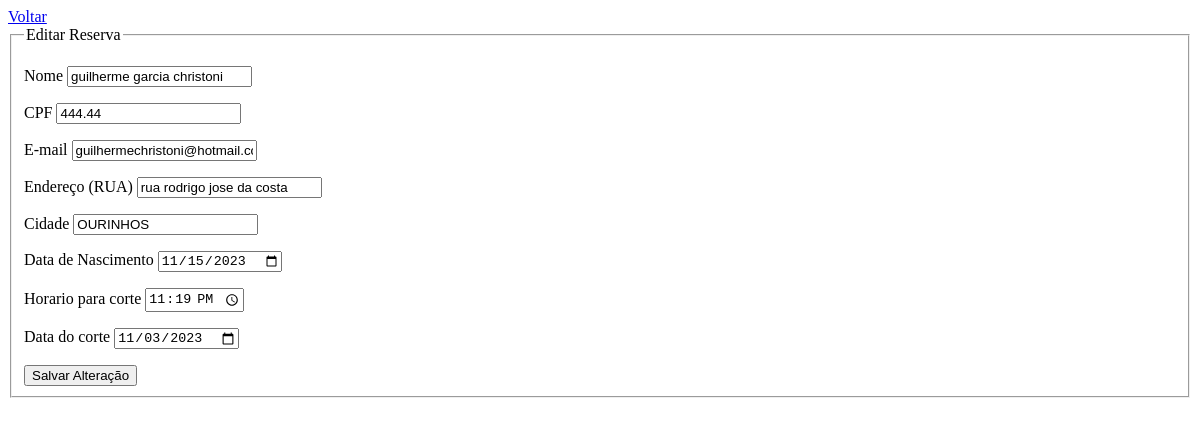
/Desafio_RemSoft/edit.php?id=6, run on an earlier commit of the app's database.
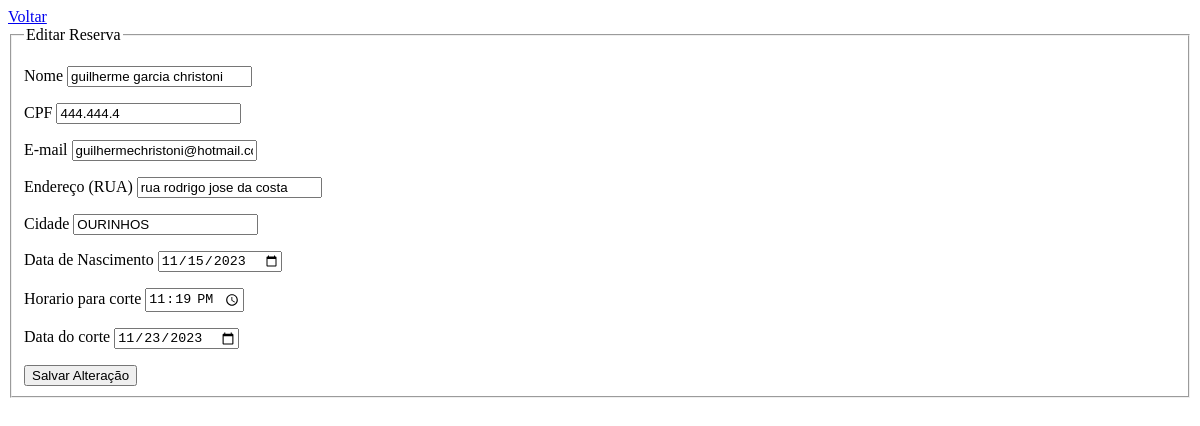
And on a later commit of the database.
### tables this page shows
CREATE TABLE `table_reserva` (
  `id_reserva` int(11) NOT NULL,
  `cpf` varchar(255) NOT NULL,
  `horario` time NOT NULL,
  `data` date NOT NULL,
  `ativo` tinyint(1) DEFAULT 1
);

CREATE TABLE `table_clientes` (
  `id` int(11) NOT NULL,
  `cpf` varchar(255) NOT NULL,
  `email` varchar(255) NOT NULL,
  `endereco_rua` varchar(255) NOT NULL,
  `cidade` varchar(200) NOT NULL,
  `data_nasc` date NOT NULL,
  `nome` varchar(255) NOT NULL,
  `ativo` tinyint(1) DEFAULT 1
);

### Desafio_RemSoft/edit.php (the view, shortened to what this page needs)
<?php
include_once('config.php');
if (!empty($_GET['id'])) {
    $id = $_GET['id'];
    $sqlSelect = "SELECT * FROM table_reserva res
    LEFT JOIN table_clientes AS cli ON cli.cpf=res.cpf WHERE id_reserva=$id";
    $result = $mysqli->query($sqlSelect);
    if ($result->num_rows > 0) {
        while ($user_data = mysqli_fetch_assoc($result)) {
            $nome = $user_data['nome'];
            $cpf = $user_data['cpf'];
            $email = $user_data['email'];
            $endereco_rua = $user_data['endereco_rua'];
            $cidade = $user_data['cidade'];
            $data_nasc = $user_data['data_nasc'];
            $horario = $user_data['horario'];
            $data = $user_data['data'];
        }
    } else {
        header('Location: tabelas.php');
    }
}
?>
<html lang="en">
<head>
    <link href="style.css" rel="stylesheet">
</head>
<body>
    <a href="tabelas.php">Voltar</a>
    <form action="saveEdit.php" method="post">
        <fieldset>
            <legend>Editar Reserva</legend>
            <p>
                <label for="">Nome</label>
                <input type="text" name="nome" id="" value="<?php echo $nome ?>" />
            </p>
            <p>
                <label for="">CPF</label>
                <input type="text" class="cpf" name="cpf" id="cpf" value="<?php echo $cpf ?>" maxlength="14" required />
            </p>
            <p>
                <label for="">E-mail</label>
                <input type="text" name="email" id="" value="<?php echo $email ?>" />
            </p>
            <p>
                <label for="">Endereço (RUA)</label>
                <input type="text" name="endereco_rua" id="" value="<?php echo $endereco_rua ?>" />
            </p>
            <p>
                <label for="">Cidade</label>
                <input type="text" name="cidade" id="" value="<?php echo $cidade ?>" />
            </p>
            <p>
                <label for="">Data de Nascimento</label>
                <input type="date" name="data_nasc" id="" value="<?php echo $data_nasc ?>" />
            </p>
            <p>
                <label for="">Horario para corte</label>
                <input type="time" name="horario" id="" value="<?php echo $horario ?>" required />
            </p>
            <p>
                <label for="">Data do corte</label>
                <input type="date" name="data" id="" value="<?php echo $data ?>" required />
            </p>
            <button type="submit" name="update" id="update">Salvar Alteração</button>
        </fieldset>
    </form>
</body>
</html>

What changed in the data, as far as the page shows it:
changed table_reserva "guilherme garcia christoni": cpf "444.44" → "444.444.4"; data "11/03/2023" → "11/23/2023"
